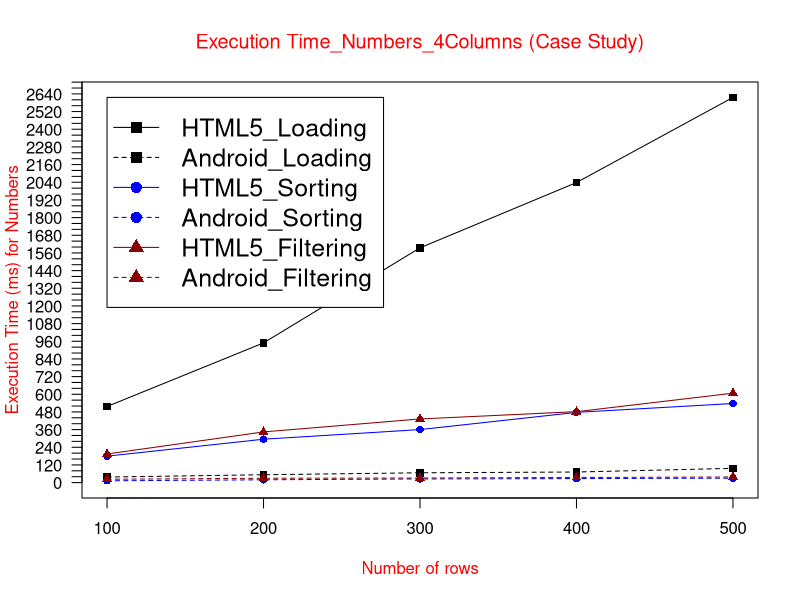

Write the R code that produced this figure.
data <- read.table("(CS)ETnum4col.txt", header = TRUE)

max_y <- max(data)
plot_colors <- c("black", "blue", "red4")
png(filename="(CS)ETnum4Col.png", height = 1000, width = 1300, bg = "white")
plot(data$HTML5_Loading, type = "o", col = plot_colors[1], pch=15,  ylim=c(0,max_y), axes=FALSE, ann=FALSE)
axis(1, at=1:5, lab=c("100", "200", "300", "400", "500"))
axis(2, las=1, at=40*0:max_y, cex.axis = 1)

box()
lines(data$Android_Loading, type="o", pch=15, lty=2, col=plot_colors[1])
lines(data$HTML5_Sorting, type="o", pch=16, lty=1,  col=plot_colors[2])
lines(data$Android_Sorting, type="o", pch=16, lty=2,  col=plot_colors[2])   
lines(data$HTML5_Filtering, type="o", pch=17, lty=1, col=plot_colors[3])
lines(data$Android_Filtering, type="o", pch=17, lty=2,   col=plot_colors[3])

title(main="Execution Time_Numbers_4Columns (Case Study)", col.main="red", font.main=6)
title(xlab= "Number of rows", col.lab="red")
title(ylab= "Execution Time (ms) for Numbers", col.lab="red")
legend(1, max_y, names(data), cex=1.5, col=c("black", "black","blue", "blue","red4","red4"), pch=c(15,15,16,16,17,17), lty=c(1,2,1,2,1,2));


dev.off()